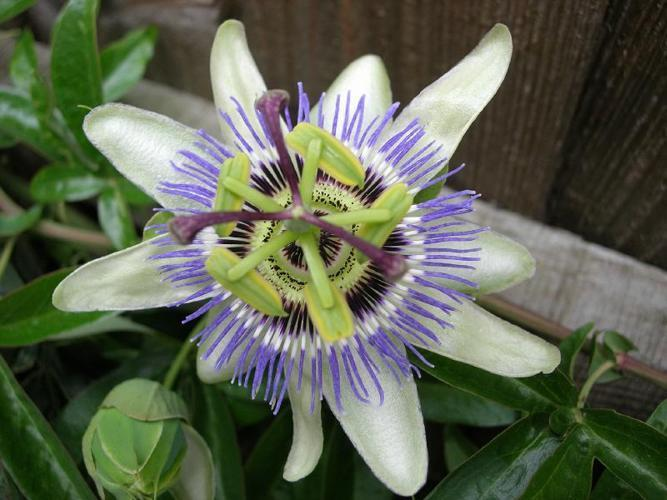
#> input picture images/image_00140.jpg, 667 x 500 px, given in place of image_02916.jpg, which was not available
$ jupyter execute --allow-errors 'prova_features - Copia.ipynb'   (shell and % lines are left out)   (older library calls are emulated)   (text cells are left out)
#> lines starting #> are read from the running program, lines starting #| are printed output that depends on the picture; pictures that were not available may be replaced by others from this repository, and a replacement may not be noted
[cell 1]
import math
from sklearn.neighbors import KNeighborsClassifier
import keras
from sklearn.metrics import classification_report, confusion_matrix
from sklearn.neighbors import KDTree
import pickle
from sklearn.svm import SVC
from sklearn.model_selection import train_test_split, GridSearchCV
import cv2
import numpy as np
from matplotlib import pyplot as plt
import operator

[cell 2]
import cv2
import numpy as np
from matplotlib import pyplot as plt
import operator

def get_colors (image_path):
#> called with image_path = 'mask_train/image_02916.jpg'
    img = cv2.imread(image_path)
#> img is the input picture: shape (500, 667, 3); mean B, G, R 80.7, 99.9, 93
    _, img = cv2.threshold(img, 150, 255, cv2.THRESH_BINARY)
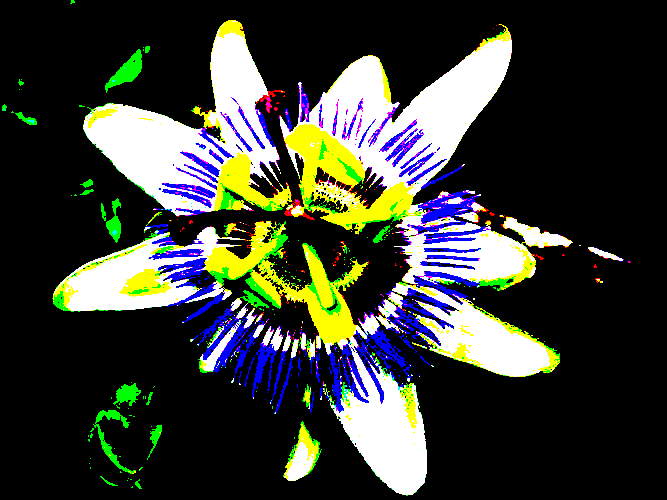
#> img: shape (500, 667, 3); mean B, G, R 53, 61.1, 57.9

    color = ('b','g','r')
    qtdBlue = 0
    qtdGreen = 0
    qtdRed = 0
    totalPixels = 0

    for channel,col in enumerate(color):
        histr = cv2.calcHist([img],[channel],None,[256],[1,256])
        totalPixels+=sum(histr)
        if channel==0:
            qtdBlue = sum(histr)
        elif channel==1:
            qtdGreen = sum(histr)
        elif channel==2:
            qtdRed = sum(histr)
#> this loop made 3 passes
#> (totalPixels, qtdBlue) on pass 1: ([69336], [69336])
#> (totalPixels, qtdGreen) on pass 2: ([149223], [79887])

    qtdBlue = (qtdBlue/totalPixels)*100
#> qtdBlue = [30.83]
    qtdGreen = (qtdGreen/totalPixels)*100
#> qtdGreen = [35.52]
    qtdRed = (qtdRed/totalPixels)*100
#> qtdRed = [33.64]

    if math.isnan(qtdBlue) == True :
        qtdBlue = np.zeros(1)
    if math.isnan(qtdGreen) == True :
        qtdGreen = np.zeros(1)
    if math.isnan(qtdRed) == True :
        qtdRed = np.zeros(1)

    colors = np.asarray([qtdBlue[0], qtdGreen[0], qtdRed[0]])
#> colors = [30.83, 35.52, 33.64]
    #colors = np.expand_dims(colors, axis = 0)
    return colors

[cell 3]
get_colors('mask_train/image_02916.jpg')

[cell 4]
import cv2

[cell 5]
import cv2
print(cv2.__version__)

[cell 6]
# [22 lines left out: function extract_keypoins, not called in this run]

[cell 7]
# [24 lines left out: function extract_keypoins_edges, not called in this run]

#> (a cell that did not finish here is left out)

[cell 9]
import os
import numpy as np
from keras.preprocessing import image as kimage
from tensorflow.keras.applications import mobilenet_v2
from tensorflow.keras.applications import vgg16
from tensorflow.keras.applications.vgg16 import VGG16
from tensorflow.keras.models import Model

#> (a cell that did not finish here is left out)

#> (a cell that did not finish here is left out)

#> (a cell that did not finish here is left out)

#> (a cell that did not finish here is left out)

#> (a cell that did not finish here is left out)

[cell 15]
# [8 lines left out: function neural_features, not called in this run]

[cell 16]
import cv2
import numpy as np
from matplotlib import pyplot as plt


# [20 lines left out: function get_pixel, not called in this run]

[cell 17]
# Function for calculating LBP
# [35 lines left out: function lbp_calculated_pixel, not called in this run]

[cell 18]
# [26 lines left out: function lbp_image, not called in this run]

#> (a cell that did not finish here is left out)

[cell 20]
from skimage.feature import hog
def hog_image (image_path):
    image = kimage.load_img(image_path, target_size= (224,224))
    features, hog_image = hog(image, orientations=8, pixels_per_cell=(16, 16), cells_per_block=(1, 1), visualize=True, multichannel=True)

    return features

[cell 21]
hog_image('mask_NEW/image_00001.jpg').shape
#> (the call stopped at in hog_image, `image = kimage.load_img(image_path, target_size= (224,224))`: keras is not available in this run)

[cell 22]
get_colors('mask_NEW/image_00001.jpg').shape
#> call 2 of get_colors, with image_path = 'mask_NEW/image_00001.jpg'
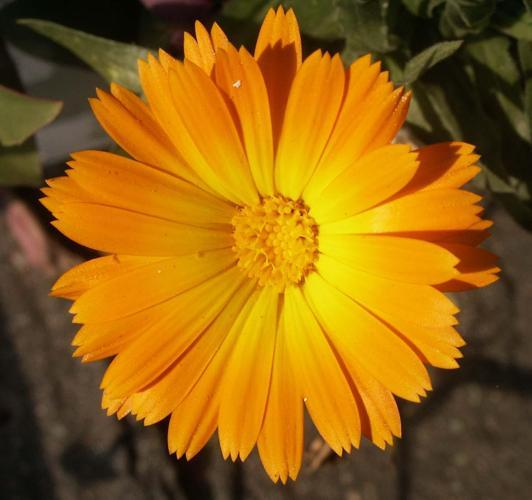
#> input picture images/image_05208.jpg, 532 x 500 px, given in place of image_00001.jpg, which was not available
#> in get_colors, img is the input picture: shape (500, 532, 3); mean B, G, R 17.2, 98.5, 146.7
#> in get_colors (call 2), `_, img = cv2.threshold(img, 150, 255, cv2.THRESH_BINARY)`:
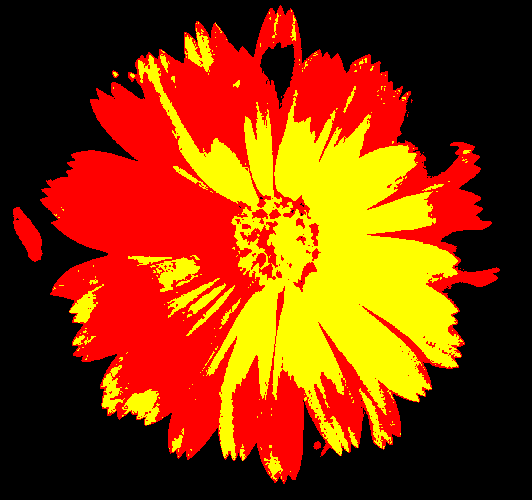
#> img: shape (500, 532, 3); mean B, G, R 0, 54, 132.6
#> the loop in get_colors (call 2), `for channel,col in enumerate(color):` made 3 passes
#> (totalPixels, qtdBlue) on pass 1: ([0], [0])
#> (totalPixels, qtdGreen) on pass 2: ([56345], [56345])
#> in get_colors (call 2), `qtdGreen = (qtdGreen/totalPixels)*100`: qtdGreen = [28.95]
#> in get_colors (call 2), `qtdRed = (qtdRed/totalPixels)*100`: qtdRed = [71.05]
#> in get_colors (call 2), `colors = np.asarray([qtdBlue[0], qtdGreen[0], qtdRed[0]])`: colors = [0, 28.95, 71.05]

[cell 23]
# [12 lines left out: function combo_colors_kps_neural, not called in this run]

[cell 24]
# [7 lines left out: function combo_colors_kps, not called in this run]

[cell 25]
# [7 lines left out: function combo_colors_neural, not called in this run]

[cell 26]
# [7 lines left out: function combo_colors_lbp, not called in this run]

[cell 27]
# [7 lines left out: function combo_colors_hog, not called in this run]

[cell 28]
# [9 lines left out: function combo_neural_colors_hog, not called in this run]

[cell 29]
# Debug variable to limit the number of loaded images
#maximages = 1022

# Dummy feature
# [5 lines left out: function identity, not called in this run]

# Data loader
def load_data(folder, feature_extractor=identity, maximages = 'default' ):
    if maximages == 'default':
        maximages = len(os.listdir(folder))+1

    base_path = folder

    features = []

    for index, image in enumerate(sorted(os.listdir(base_path))):
        print ('image', index)
        if index < maximages:
            image_path = base_path+image
            # Load file and extract features
            cur_features = feature_extractor(image_path)
            #cur_features = cur_features.flatten()
            features.append(cur_features)

    #features = np.array(features)
    return features

#> (a cell that did not finish here is left out)

[cell 31]
import pickle
#> (the rest of this cell did not finish here and is left out)

#> (a cell that did not finish here is left out)

with open('X_test_features_neural_colors_hog.pickle', 'wb') as handle:
    pickle.dump(X_test_features, handle)

#> (a cell that did not finish here is left out)

#> (a cell that did not finish here is left out)
